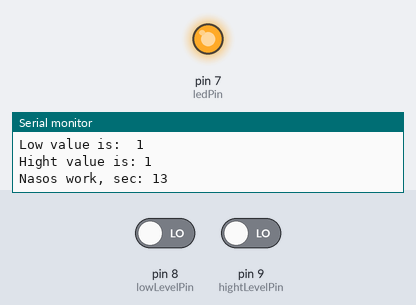
A sketch run on a simulated Arduino Uno, built with avr-gcc and run on an emulated ATmega328P. Shown: output pins drawn as LEDs (lit = HIGH), the last lines printed to the serial monitor. The inputs (shaded band) are chosen by the test bench; at power-on: pin 8 (lowLevelPin) LOW, pin 9 (hightLevelPin) LOW.

Above: at 12.8 s.
12.9 s: pin 8 (lowLevelPin) driven HIGH
At 13.6 s:
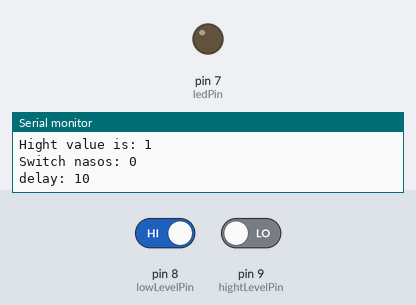
Timing chart, 0 to 15.9 s (numbered marks = the images above; inputs shaded):
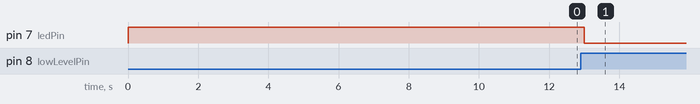

Measured:
- after the input at 12.9 s, pin 7 (ledPin): HIGH → LOW after 0.10 s

The sketch:

level.ino
```cpp
int lowLevelPin = 8;
int hightLevelPin = 9;
int ledPin = 7;

boolean lowLevel;
boolean hightLevel;
boolean nasos = false;

int nasosTimer = 0;
int loop_delay = 1;
int nasos_delay = 10;
int nasosMaxTime = 600;


void setup() {
  Serial.begin(9600);
  pinMode(ledPin, OUTPUT);
  pinMode(lowLevelPin, INPUT);
  pinMode(hightLevelPin, INPUT);
}

void set_nasos(bool value){
    nasos = value;
    digitalWrite(ledPin, value);
    if(value){
      nasosTimer = nasos_delay;
    } else {
      nasosTimer = 0;
    }
    Serial.print("Switch nasos: ");
    Serial.println(value);

    Serial.print("delay: ");
    Serial.println(nasos_delay);
    delay(nasos_delay * 1000);
}

void loop() {
  lowLevel = not digitalRead(lowLevelPin);
  Serial.print("Low value is:  ");
  Serial.println(lowLevel);

  hightLevel = not digitalRead(hightLevelPin);
  Serial.print("Hight value is: ");
  Serial.println(hightLevel);

  if(lowLevel and hightLevel and not nasos){
    set_nasos(true);
  }

  if(not lowLevel and nasos){
    set_nasos(false);
  }

  if(nasos){
    nasosTimer += loop_delay;
    if(nasosTimer > nasosMaxTime){
      set_nasos(false);
    }
  }

 Serial.print("Nasos work, sec: ");
 Serial.println(nasosTimer);
 delay(loop_delay * 1000);
}
```
